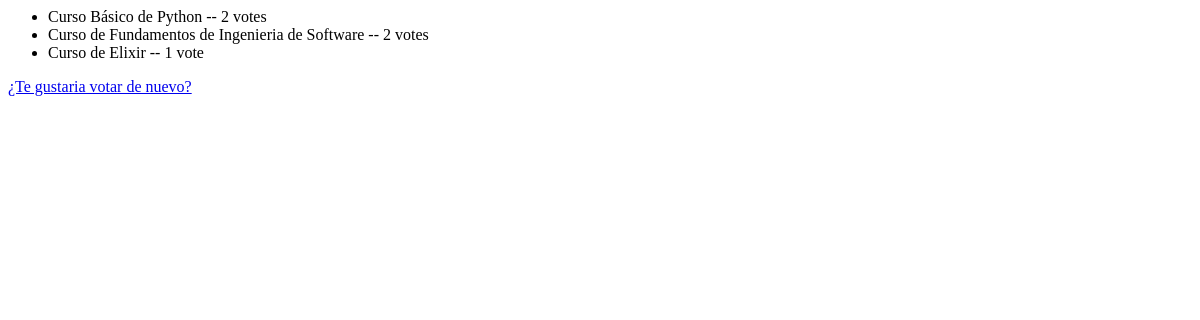
Before: /polls/1/results/ with the older database file.
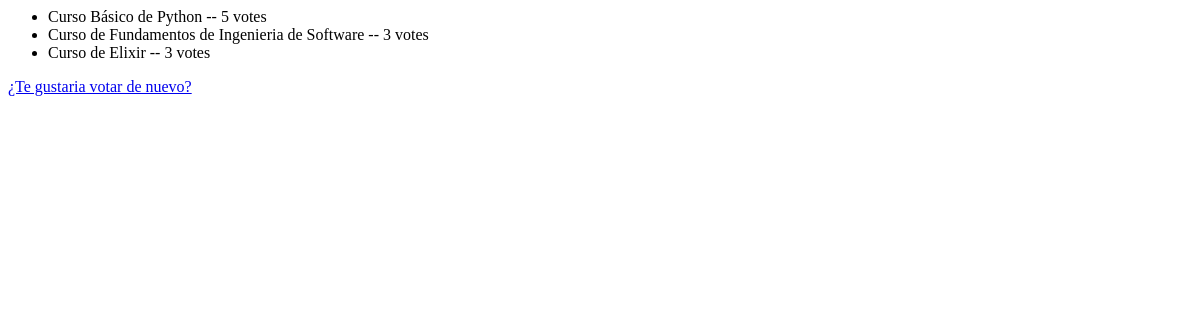
After: the same page with the newer database file.
### polls/models.py (models this page shows, shortened)
class Choice(models.Model):
    question = models.ForeignKey(Question, on_delete=models.CASCADE)
    choice_text = models.CharField(max_length=200)
    votes = models.IntegerField(default=0)

### polls/views.py (the view)
# urls.py: path("<int:pk>/results/", views.ResultlView.as_view(), name="results"),
class ResultlView(generic.DetailView):
    model = Question
    template_name= "polls/results.html"

### polls/templates/polls/results.html (shortened to what this page needs)
<ul>
    {% for choice  in question.choice_set.all  %}
    <li>{{choice.choice_text}} -- {{choice.votes}} vote{{choice.votes|pluralize}}</li>
    {% endfor %}
</ul>
<a href="{% url 'polls:detail' question.id %}">¿Te gustaria votar de nuevo?</a>

Changed rows visible on the page:
changed Choice "Curso Básico de Python": votes "2" → "5"
changed Choice "Curso de Fundamentos de Ingenieria de Software": votes "2" → "3"
changed Choice "Curso de Elixir": votes "1" → "3"
